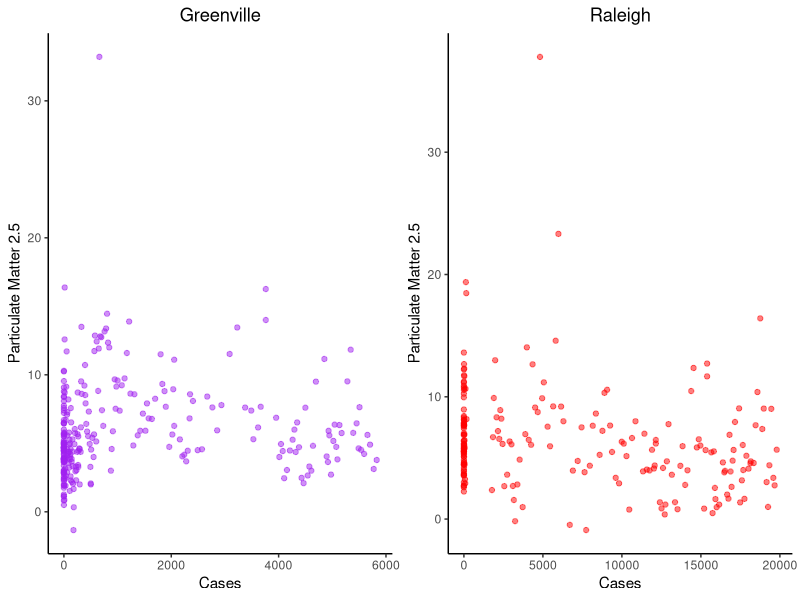
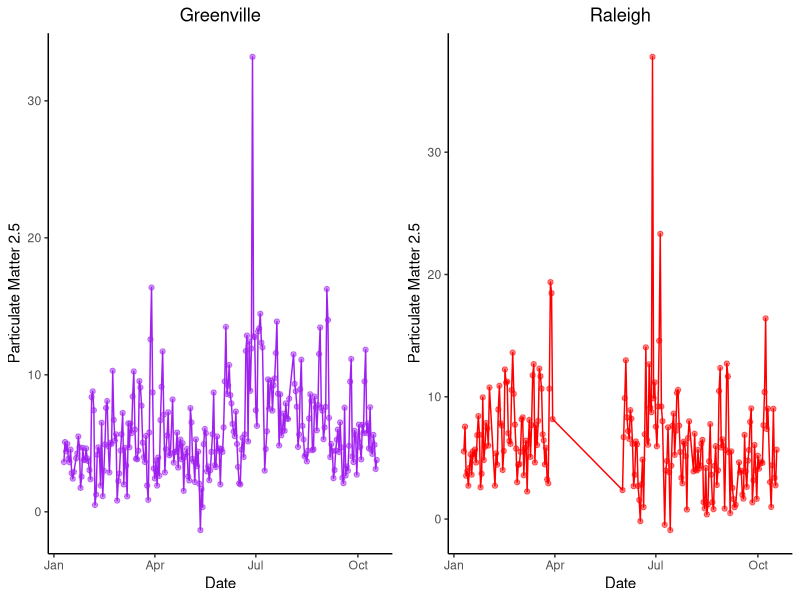
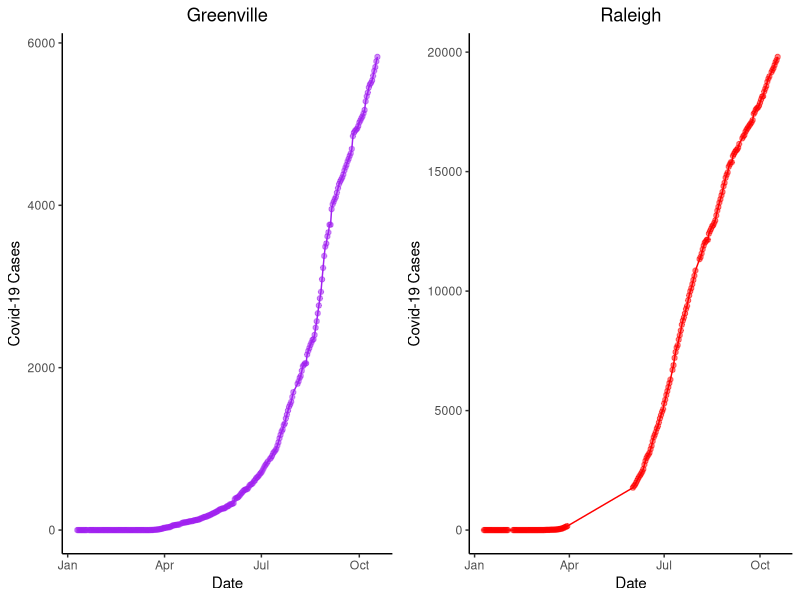
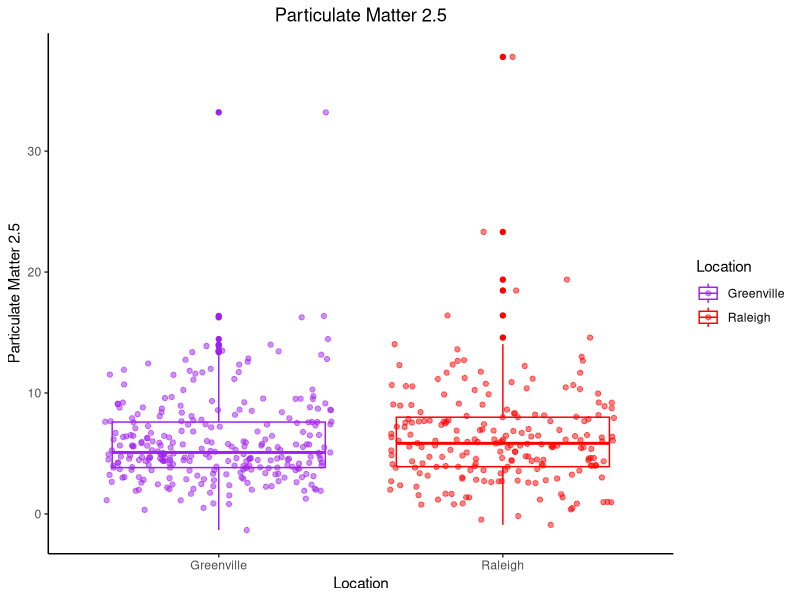
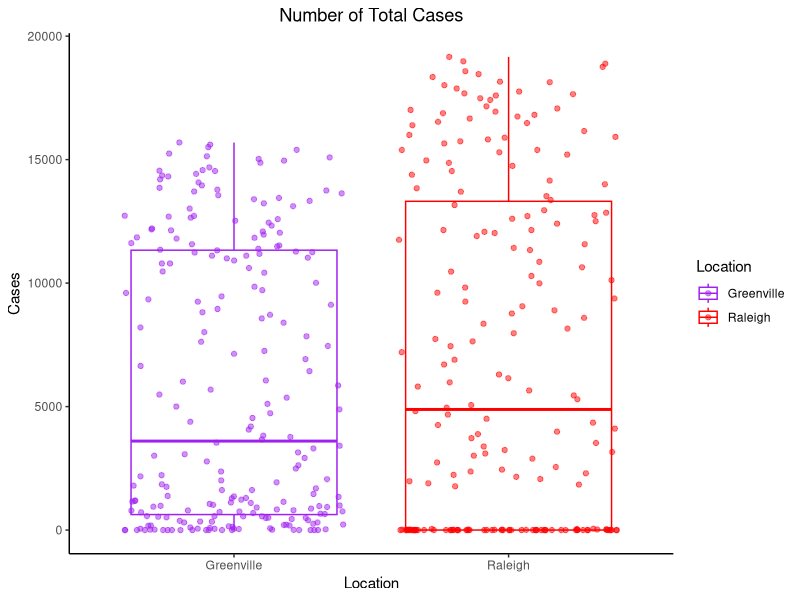
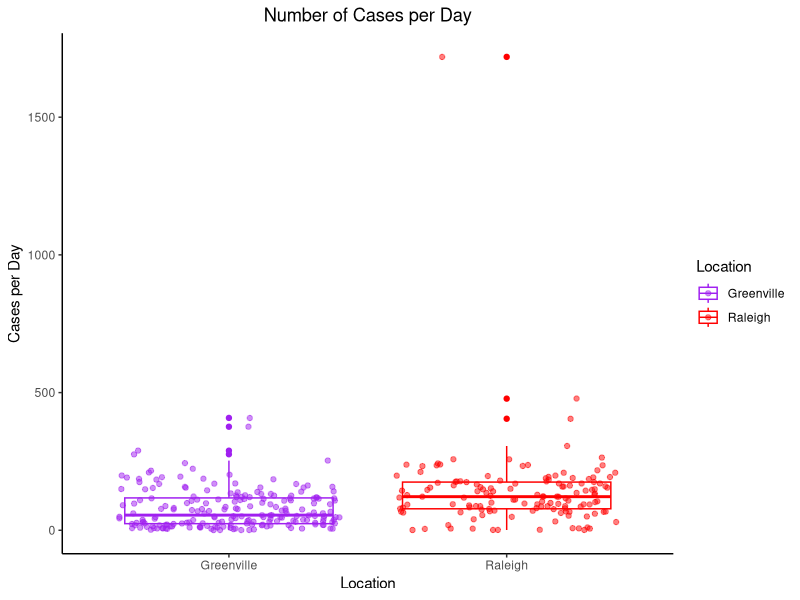

The R script that drew these images, in order:
library(tidyverse)
library(gridExtra)


#load in data

Gdat<-read.csv("derived_data/Greenville.Clean.Covid.csv")
Rdat<-read.csv("derived_data/Raleigh.Clean.Covid.csv")

g1 <- Gdat %>% 
  ggplot(aes(x = Cases, y = PM25)) +
  geom_point(alpha = .5, color = "Purple") +
  theme(panel.grid.major = element_blank(), panel.grid.minor = element_blank(),
        panel.background = element_blank(), axis.line = element_line(colour = "black")) +
  ggtitle("Greenville") +
  ylab("Particulate Matter 2.5") +
  theme(plot.title = element_text(hjust = 0.5))
g2 <- Rdat %>% 
  ggplot(aes(x = Cases, y = PM25)) +
  geom_point(alpha = .5, color = "Red") +
  theme(panel.grid.major = element_blank(), panel.grid.minor = element_blank(),
        panel.background = element_blank(), axis.line = element_line(colour = "black"))  +
  ggtitle("Raleigh") +
  ylab("Particulate Matter 2.5") +
  theme(plot.title = element_text(hjust = 0.5))

Graph1 <- grid.arrange(g1, g2, nrow = 1)
ggsave("derived_graphs/PM25.Vs.Cases.plot.png", plot = Graph1)

g3 <-  Gdat %>% 
  ggplot(aes(x = as.Date(utc, "%Y-%m-%d"), y = PM25)) +
  geom_point(alpha = .5, color = "Purple") +
  geom_line(color = "Purple")  +
  theme(panel.grid.major = element_blank(), panel.grid.minor = element_blank(),
        panel.background = element_blank(), axis.line = element_line(colour = "black")) +
  ggtitle("Greenville") +
  theme(plot.title = element_text(hjust = 0.5)) +
  ylab("Particulate Matter 2.5") +
  xlab("Date")

g4 <-  Rdat %>% 
  ggplot(aes(x = as.Date(utc, "%Y-%m-%d"), y = PM25)) +
  geom_point(alpha = .5, color = "Red") +
  geom_line(color = "Red")  +
  theme(panel.grid.major = element_blank(), panel.grid.minor = element_blank(),
        panel.background = element_blank(), axis.line = element_line(colour = "black")) +
  ggtitle("Raleigh") +
  ylab("Particulate Matter 2.5") +
  theme(plot.title = element_text(hjust = 0.5)) +
  ylab("Particulate Matter 2.5") +
  xlab("Date")

Graph2 <- grid.arrange(g3, g4, nrow = 1)
ggsave("derived_graphs/Time.Vs.PM25.plot.png", plot = Graph2)

g5 <- Gdat %>% 
  ggplot(aes(x = as.Date(utc, "%Y-%m-%d"), y = Cases)) +
  geom_point(alpha = .5, color = "Purple") +
  geom_line(color = "Purple")  +
  theme(panel.grid.major = element_blank(), panel.grid.minor = element_blank(),
        panel.background = element_blank(), axis.line = element_line(colour = "black")) +
  ggtitle("Greenville") +
  theme(plot.title = element_text(hjust = 0.5)) +
  ylab("Covid-19 Cases") +
  xlab("Date")

g6 <- Rdat %>% 
  ggplot(aes(x = as.Date(utc, "%Y-%m-%d"), y = Cases)) +
  geom_point(alpha = .5, color = "Red") +
  geom_line(color = "Red")  +
  theme(panel.grid.major = element_blank(), panel.grid.minor = element_blank(),
        panel.background = element_blank(), axis.line = element_line(colour = "black")) +
  ggtitle("Raleigh") +
  theme(plot.title = element_text(hjust = 0.5)) +
  ylab("Covid-19 Cases") +
  xlab("Date")

Graph3 <- grid.arrange(g5, g6, nrow = 1)
ggsave("derived_graphs/Time.Vs.Cases.plot.png", plot = Graph3)  

PM25.data <- rbind(Gdat[, c(4, 5)] , Rdat[, c(4, 9)])

g7 <- PM25.data %>% 
  ggplot(aes(y = PM25, x = Location)) +
  geom_boxplot(aes(color = Location)) + 
  geom_jitter(aes(color = Location), alpha = .5) +
  theme(panel.grid.major = element_blank(), panel.grid.minor = element_blank(),
        panel.background = element_blank(), axis.line = element_line(colour = "black")) +
  ggtitle("Particulate Matter 2.5") +
  ylab("Particulate Matter 2.5") +
  theme(plot.title = element_text(hjust = 0.5)) +
  scale_color_manual(breaks = c("Greenville", "Raleigh"), values=c("Purple", "Red")) 
ggsave("derived_graphs/PM25.boxplot.png", plot = g7)

Full.data <- read.csv("derived_data/DF.Final.csv")


g8 <- Full.data %>% 
  ggplot(aes(y = Cases, x = Location)) +
  geom_boxplot(aes(color = Location)) +
  geom_jitter(aes(color = Location), alpha = .5) +
  theme(panel.grid.major = element_blank(), panel.grid.minor = element_blank(),
        panel.background = element_blank(), axis.line = element_line(colour = "black")) +
  ggtitle("Number of Total Cases") +
  theme(plot.title = element_text(hjust = 0.5)) +
  ylab("Cases") +
  scale_color_manual(breaks = c("Greenville", "Raleigh"), values=c("Purple", "Red"))

ggsave("derived_graphs/Total.Cases.boxplot.png", plot = g8)

Full.data = Full.data %>% 
  mutate(New_Cases = Cases - lag(Cases)) 
Full.data$New_Cases[205] = 0
Full.data$New_Cases[1] = 0
Full.data = Full.data %>% 
  filter(New_Cases > 0)

g9 <- Full.data %>% 
  ggplot(aes(y = New_Cases, x = Location)) +
  geom_boxplot(aes(color = Location)) +
  geom_jitter(aes(color = Location), alpha = .5) +
  theme(panel.grid.major = element_blank(), panel.grid.minor = element_blank(),
        panel.background = element_blank(), axis.line = element_line(colour = "black")) +
  ggtitle("Number of Cases per Day") +
  theme(plot.title = element_text(hjust = 0.5)) +
  ylab("Cases per Day") +
  scale_color_manual(breaks = c("Greenville", "Raleigh"), values=c("Purple", "Red"))

ggsave("derived_graphs/Per.Day.Cases.boxplot.png", plot = g9)
